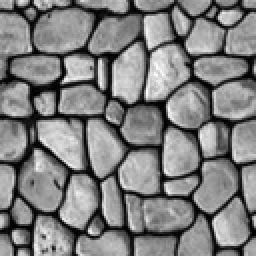
%> input picture TI.jpg, 128 x 128 px, shrunk from 200 x 200 before the run (shown 2 times larger)
$ octave QuickTest.m   (GNU Octave 9; MATLAB toolbox functions it lacks are replaced by stand-ins)
%> lines starting %> are read from the running program, lines starting %| are printed output that depends on the picture
%This code is related to article "Reconstruction of Geological Images Based on an Adaptive Spatial
%Domain Filter: An Example to Introduce Quantum Computation to Geosciences"
%written by Sadegh Klanatri,Ali Madadi and Mehdi Ramezani.The use of this code is unimpeded by mentioning the source.Please read Readme file  before running.
clc
clear all
close all
tic
I=imread('TI.jpg');%TI Image
%> I is the input picture: size 128x128 uint8; min 0, max 255, mean 127.9
% I=imread('C:\Users\sadegh.k\Desktop\art\original image3.jpg');
I=im2double(I);
%> I: size 128x128 double
load stone16p%This is sampled Image
Im=Is;
ind=find(~isnan(Im));
Im=rand(size(Is));
Im=imnoise(Im,'salt & pepper',1);
Im(ind)=Is(ind);
maxim=max(Im(:));
minim=min(Im(:));
nn=size(I);
%> nn = [128 128]
tt=0;
for i=1:1:nn(1)
for j=1:1:nn(2)
if Im(i,j)==0 || Im(i,j)==1
tt=tt+1;
end
end
end
%> after the loop, tt = 12633
sigma=tt/numel(Im);
%> sigma = 0.316
if sigma>.3010
[x,y]=size(I);
%> x = 128; y = 128
H=Im;
G=padarray(H,[20 20],'symmetric');
mina=zeros(1,20);
maxa=zeros(1,20);
meana=zeros(1,20);
meda=zeros(1,20);
for i=1:1:x
for j=1:1:y
if Im(i,j)==maxim || Im(i,j)==minim
k=2;
for kk=1:1:20
tem=G(i+20-kk:i+20-kk+k,j+20-kk:j+20-kk+k);
mina(kk)=min(tem(:));
maxa(kk)=max(tem(:));
vv=zeros(1+k);
for ii=1:1+k
for jj=1:1+k
if mina(kk)<tem(ii,jj)&tem(ii,jj)<maxa(kk)
vv(ii,jj)=1;
end
end
end
dd=tem.*vv;
if (sum(vv(:))~=0)
meana(kk)=(sum(dd(:)))/(sum(vv(:)));
az=zeros(1,sum(vv(:)));
ccc=1;
for iii=1:k+1
for jjj=1:k+1
if dd(iii,jjj)>0
az(1,ccc)=dd(iii,jjj);
ccc=ccc+1;
end
end
end
meda(kk)=median(az);
else
meana(kk)=-1;
end
if kk>1
if (mina(kk)==mina(kk-1))&(maxa(kk)==maxa(kk-1))&meana(kk-1)~=-1
if ((mina(kk-1)<Im(i,j))&(Im(i,j)<maxa(kk-1)))
H(i,j)=Im(i,j);
else
H(i,j)=(meana(kk-1)+meda(kk-1))/2;
break;
end
end
end
k=k+2;
end
else
 H(i,j)=Im(i,j);
end
end
end
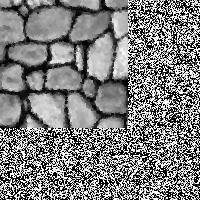
%> H: size 200x200 double; min 0, max 1, mean 0.5
%> after the loop, az = [0.0392 0.847 0.0314 0.11]; ccc = 5; k = 4; mina = 20 values from 0 to 0
end
subplot(1,4,1)
imshow(I);title('original image')
subplot(1,4,2)
imshow(H);title('Reconstruction by our method')
subplot(1,4,3)
mdf=medfilt2(Im);
imshow(mdf);title('Reconstruction by median filter')
subplot(1,4,4)
imshow(Is);title('sampled Image')
%> after `title('sampled Image')`:
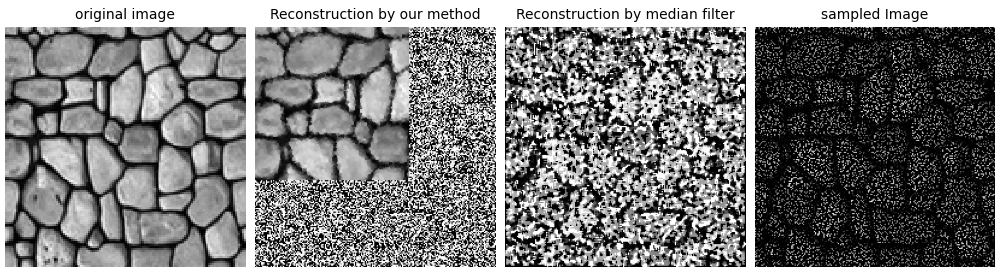
%> figure redrawn from the program's plot data, 4 panels
%> (the run ends here)
